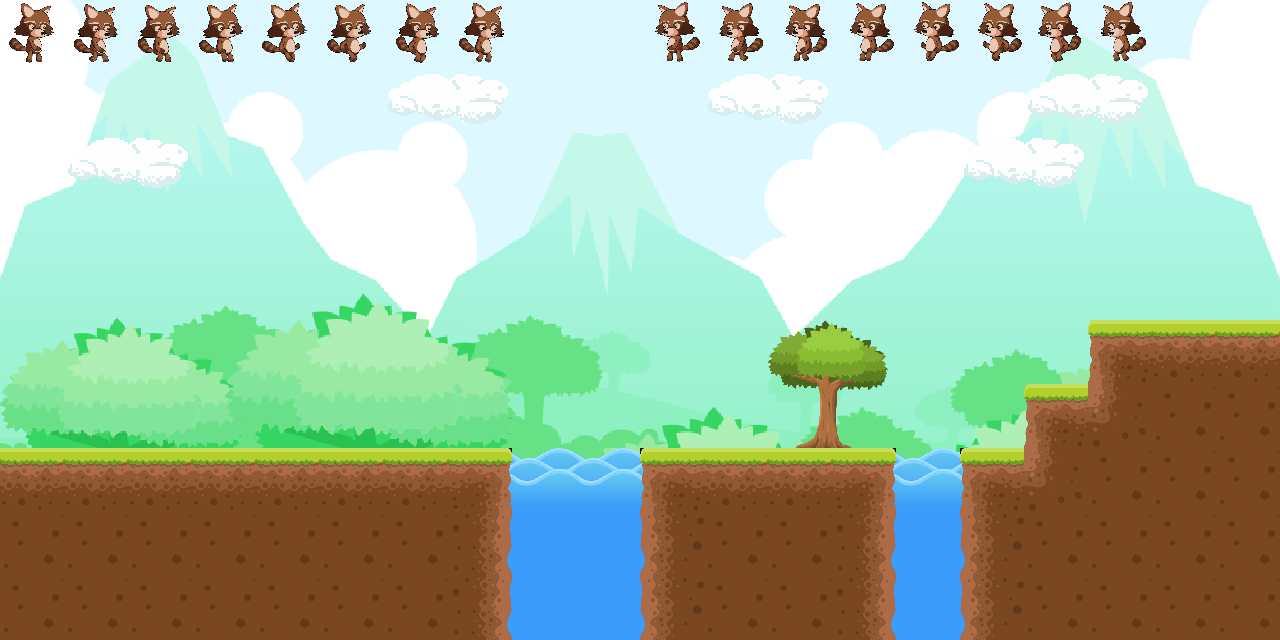

This is a level from a 2D game, rendered from its Tiled map with the project's own tilesets. A one-line summary and the complete map file follow:
An orthogonal 20x10 tile map with 64x64 px tiles, 4 tile layers (pozadina, platforme, ukras, racoon), 1 hidden layer not drawn, 5 tilesets and 4 objects (projektil, kutija, box, gljiva).

<map version="1.10" tiledversion="1.10.2" orientation="orthogonal" renderorder="right-down" width="20" height="10" tilewidth="64" tileheight="64" infinite="0" nextlayerid="11" nextobjectid="21">
 <editorsettings>
  <export target="../../v10.js" format="js" />
 </editorsettings>
 <tileset firstgid="1" name="grass_dirt_water" tilewidth="64" tileheight="64" tilecount="48" columns="6" objectalignment="topleft">
  <image source="pics/grass_dirt_water.png" trans="ff00ff" width="384" height="512" />
 </tileset>
 <tileset firstgid="49" name="dino" tilewidth="64" tileheight="64" tilecount="22" columns="11" objectalignment="topleft">
  <image source="pics/dino.png" trans="ff00ff" width="704" height="128" />
 </tileset>
 <tileset firstgid="71" name="racoon" tilewidth="64" tileheight="64" tilecount="16" columns="8" objectalignment="topleft">
  <image source="pics/racoon.png" trans="ff00ff" width="512" height="128" />
 </tileset>
 <tileset firstgid="87" name="bg2" tilewidth="64" tileheight="64" tilecount="200" columns="20">
  <image source="pics/bg2.bmp" trans="ff00ff" width="1280" height="640" />
 </tileset>
 <tileset firstgid="287" name="spikeCoin" tilewidth="64" tileheight="64" tilecount="2" columns="2" objectalignment="topleft">
  <image source="pics/spikeCoin.png" trans="f7f7f7" width="128" height="64" />
 </tileset>
 <layer id="1" name="pozadina" width="20" height="10">
  <data encoding="csv">
87,88,89,90,91,92,93,94,95,96,97,98,99,100,101,102,103,104,105,106,
107,108,109,110,111,112,113,114,115,116,117,118,119,120,121,122,123,124,125,126,
127,128,129,130,131,132,133,134,135,136,137,138,139,140,141,142,143,144,145,146,
147,148,149,150,151,152,153,154,155,156,157,158,159,160,161,162,163,164,165,166,
167,168,169,170,171,172,173,174,175,176,177,178,179,180,181,182,183,184,185,186,
187,188,189,190,191,192,193,194,195,196,197,198,199,200,201,202,203,204,205,206,
207,208,209,210,211,212,213,214,215,216,217,218,219,220,221,222,223,224,225,226,
227,18,229,230,18,232,233,17,235,236,17,238,239,17,241,17,243,244,245,246,
247,18,249,250,18,252,253,18,255,256,18,258,259,18,261,18,263,264,265,266,
267,18,269,270,18,272,273,18,275,276,18,278,279,18,281,18,283,284,285,286
</data>
 </layer>
 <layer id="4" name="platforme" width="20" height="10">
  <data encoding="csv">
0,0,0,0,0,0,0,0,0,0,0,0,0,0,0,0,0,0,0,0,
0,0,0,0,0,0,0,0,0,0,0,0,0,0,0,0,0,0,0,0,
0,0,0,0,0,0,0,0,0,0,0,0,0,0,0,0,0,0,0,0,
0,0,0,0,0,0,0,0,0,0,0,0,0,0,0,0,0,0,0,0,
0,0,0,0,0,0,0,0,0,0,0,0,0,0,0,0,0,0,0,0,
0,0,0,0,0,0,0,0,0,0,0,0,0,0,0,0,0,1,2,2,
0,0,0,0,0,0,0,0,0,0,0,0,0,0,0,0,1,8,5,5,
2,2,2,2,2,2,2,3,0,0,1,2,2,3,0,1,8,5,5,5,
5,5,5,5,5,5,5,6,0,0,4,5,5,6,0,4,5,5,5,5,
5,5,5,5,5,5,5,6,0,0,4,5,5,6,0,4,5,5,5,5
</data>
 </layer>
 <objectgroup id="9" name="razno">
  <properties>
   <property name="class" value="items" />
  </properties>
  <object id="16" name="projektil" gid="29" x="68.2097" y="189.257" width="64" height="64" />
  <object id="17" name="kutija" gid="19" x="383.751" y="383.751" width="64" height="64" />
  <object id="18" name="box" gid="28" x="192" y="384" width="64" height="64" />
  <object id="19" name="gljiva" gid="21" x="58.3624" y="500.493" width="64" height="64" />
 </objectgroup>
 <layer id="6" name="ukras" width="20" height="10">
  <data encoding="csv">
0,0,0,0,0,0,0,0,0,0,0,0,0,0,0,0,0,0,0,0,
0,0,0,0,0,0,37,38,0,0,0,37,38,0,0,0,37,38,0,0,
0,37,38,0,0,0,0,0,0,0,0,0,0,0,0,37,38,0,0,0,
0,0,0,0,0,0,0,0,0,0,0,0,0,0,0,0,0,0,0,0,
0,0,0,0,0,0,0,0,0,0,0,0,0,0,0,0,0,0,0,0,
0,0,0,0,0,0,0,0,0,0,0,0,26,27,0,0,0,0,0,0,
0,0,0,0,0,0,0,0,0,0,0,0,32,33,0,0,0,0,0,0,
0,0,0,0,0,0,0,0,17,17,0,0,0,0,17,0,0,0,0,0,
0,0,0,0,0,0,0,0,18,18,0,0,0,0,18,0,0,0,0,0,
0,0,0,0,0,0,0,0,18,18,0,0,0,0,18,0,0,0,0,0
</data>
 </layer>
 <layer id="7" name="racoon" width="20" height="10">
  <properties>
   <property name="class" value="racoon" />
  </properties>
  <data encoding="csv">
71,72,73,74,75,76,77,78,0,0,79,80,81,82,83,84,85,86,0,0,
0,0,0,0,0,0,0,0,0,0,0,0,0,0,0,0,0,0,0,0,
0,0,0,0,0,0,0,0,0,0,0,0,0,0,0,0,0,0,0,0,
0,0,0,0,0,0,0,0,0,0,0,0,0,0,0,0,0,0,0,0,
0,0,0,0,0,0,0,0,0,0,0,0,0,0,0,0,0,0,0,0,
0,0,0,0,0,0,0,0,0,0,0,0,0,0,0,0,0,0,0,0,
0,0,0,0,0,0,0,0,0,0,0,0,0,0,0,0,0,0,0,0,
0,0,0,0,0,0,0,0,0,0,0,0,0,0,0,0,0,0,0,0,
0,0,0,0,0,0,0,0,0,0,0,0,0,0,0,0,0,0,0,0,
0,0,0,0,0,0,0,0,0,0,0,0,0,0,0,0,0,0,0,0
</data>
 </layer>
 <layer id="8" name="dino" width="20" height="10" visible="0">
  <properties>
   <property name="class" value="dinosaur" />
  </properties>
  <data encoding="csv">
49,50,51,52,53,54,55,56,57,58,59,0,0,0,0,0,0,0,0,0,
60,61,62,63,64,65,66,67,68,69,70,0,0,0,0,0,0,0,0,0,
0,0,0,0,0,0,0,0,0,0,0,0,0,0,0,0,0,0,0,0,
0,0,0,0,0,0,0,0,0,0,0,0,0,0,0,0,0,0,0,0,
0,0,0,0,0,0,0,0,0,0,0,0,0,0,0,0,0,0,0,0,
0,0,0,0,0,0,0,0,0,0,0,0,0,0,0,0,0,0,0,0,
0,0,0,0,0,0,0,0,0,0,0,0,0,0,0,0,0,0,0,0,
0,0,0,0,0,0,0,0,0,0,0,0,0,0,0,0,0,0,0,0,
0,0,0,0,0,0,0,0,0,0,0,0,0,0,0,0,0,0,0,0,
0,0,0,0,0,0,0,0,0,0,0,0,0,0,0,0,0,0,0,0
</data>
 </layer>
</map>
